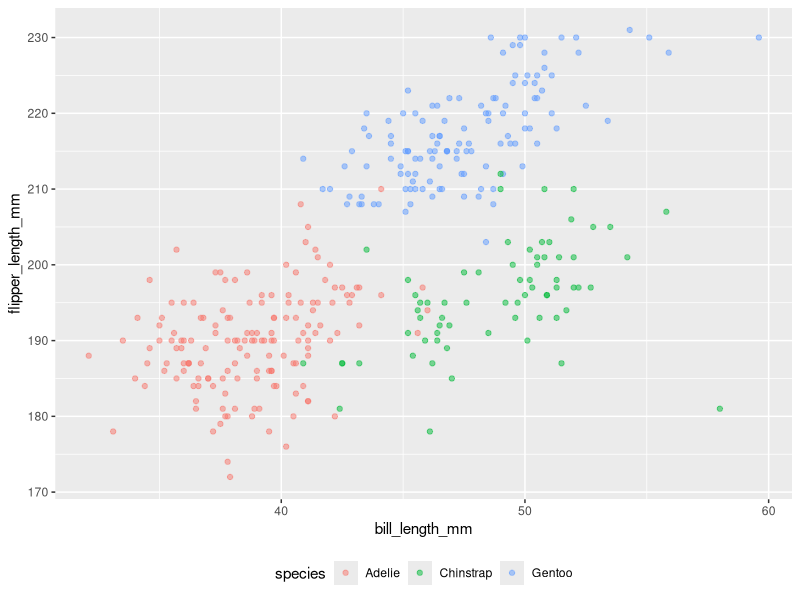
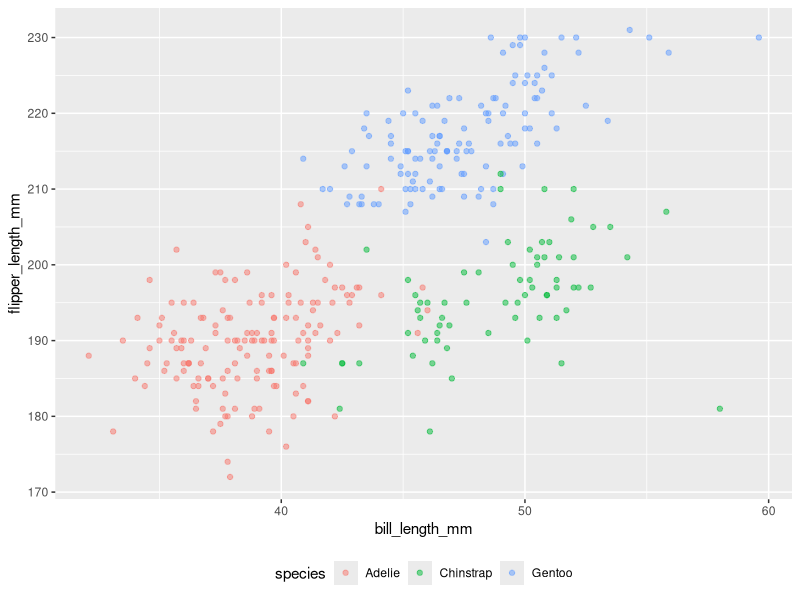

Write R code to recreate these figures, in order.
## ---- chunk 1
library(tidyverse)
library(tibble)
library(palmerpenguins)
## ---- chunk 2

hw1_df = tibble(
  norm_samp = rnorm(10, mean = 0), 
  vec_char = c("a", "b", "c", "d", "e", "f", "g", "h", "i", "j"),
  vec_logical = ifelse(norm_samp > 0, print("Positive"), print("Not")),
  vec_factor = (c("low", "low", "low", "med", "med", "med", "med", "high", "high", "high")) 
)
## ---- chunk 3
mean_samp = mean(pull(hw1_df, norm_samp))

mean_char = mean(pull(hw1_df, vec_char))

mean_logic = mean(pull(hw1_df, vec_logical))

mean_facto = mean(pull(hw1_df, vec_factor))
## ---- chunk 4
vec_char = as.numeric(pull(hw1_df,vec_char))

vec_logical = as.numeric(pull(hw1_df,vec_logical))

vec_factor = as.numeric(pull(hw1_df,vec_factor))
## ---- chunk 5
data("penguins", package = "palmerpenguins")
## ---- chunk 6
penguins %>% 
  ggplot(aes(x = bill_length_mm, y = flipper_length_mm, color = species)) +
  geom_point(alpha = .5) +
  theme(legend.position = "bottom")
## ---- chunk 7
ggsave("penguin_scatter.pdf", height = 4, width = 6)
